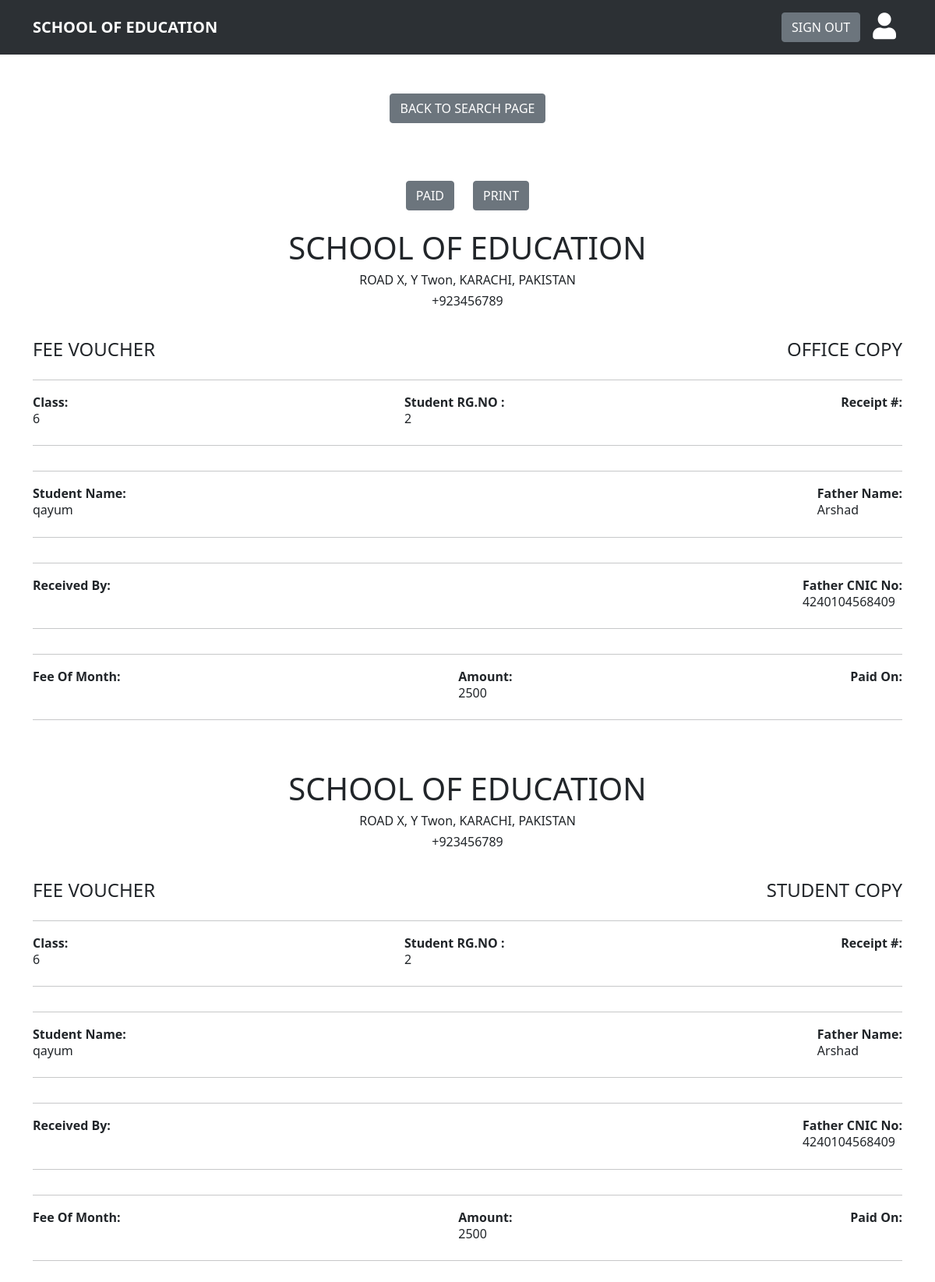
/fees_pay/voucher/2/6, run on the app's committed database.
### feesdata/models.py (models this page shows)
class Student_registration(models.Model):
    name = models.CharField('First Name', null=False, max_length=200)
    father_name = models.CharField('Father Name', null=False, max_length=200)
    father_cnic_no = models.CharField('Father CNIC no', null=False, max_length=15)
    grade = models.IntegerField('Class', null=False)
    father_contact_no = models.CharField('Father Contact no', null=False, max_length=12)
    email = models.EmailField('Email Address', blank=True)
    home_phone_no = models.CharField('Home Phone No', null=True, blank=True, max_length=15)
    address = models.TextField('Address')
    gender = models.CharField("Gender", null=False, max_length=6)
    image = models.ImageField(default='images/profile_pic.png', upload_to='images/')

class Fees_and_grades_details(models.Model):
    grade = models.IntegerField('Grade', null=False, )
    fees = models.IntegerField('Fees', null=False)
    total = models.IntegerField('Total no of student in class', null=False)

### feesdata/views.py (the view)
# urls.py: path('fees_pay/voucher/<int:id>/<int:grade>', views.voucher, name='voucher'),
def voucher(request, id, grade):
    if request.session.has_key:
        data = models.Student_registration.objects.all().filter(id=id)
        fee = models.Fees_and_grades_details.objects.all().filter(grade=grade)
        if request.POST:
            collector = models.Admin_registration.objects.values('user_Name').filter(id=request.session['user_id'])
            fee_pay = models.fees_collection(status="Paid", collected_by=collector)
            fee_pay.fee_id_id = id
            check = models.fees_collection.objects.all().filter(fee_id=id,
                                                                month=datetime.datetime.now().strftime("%B")
                                                                      + " " + datetime.datetime.now().strftime(
                                                                    "%Y")).count()
            if check < 1:
                fee_pay.save()
                collected = models.fees_collection.objects.all().filter(fee_id=id,
                                                                        month=datetime.datetime.now().strftime("%B")
                                                                              + " " + datetime.datetime.now().strftime(
                                                                            "%Y"))
                return render(request,'feesdata/pages/fee_voucher_generated.html',
                                     {'data': data, 'fee': fee, 'fees': collected})
            else:
                return HttpResponse("Fucking Error")
        else:
            return render(request, 'feesdata/pages/fee_voucher_generated.html', {'data': data, 'fee': fee})

### feesdata/templates/feesdata/pages/fee_voucher_generated.html (shortened to what this page needs)
<!DOCTYPE html>
<html lang="en">
<head>
{% load static %}
    <link rel="stylesheet" href="{% static 'style.css' %}">
    <link href="https://cdn.jsdelivr.net/npm/bootstrap@5.1.3/dist/css/bootstrap.min.css" rel="stylesheet">
    <link href="https://cdnjs.cloudflare.com/ajax/libs/font-awesome/5.13.0/css/all.min.css" rel="stylesheet">
</head>
<body>
  <nav class="navbar navbar-expand-lg">
        <div class="container">
          <a class="navbar-brand" href="index.html">SCHOOL OF EDUCATION</a>
            <ul class="navbar-nav ms-auto">
              <li class="nav-item">
                <a class="nav-link active" aria-current="page" href="signin.html">
                  <button type="button" class="btn btn-secondary">
                  SIGN OUT</button>
                </a>
              </li>
              <li class="nav-item">
                <a class="nav-link active" aria-current="page" href="profilepage.html">
                  <i class="fas fa-user" style="font-size: 34px;color:white;"></i>
                </a>
              </li>
            </ul>
        </div>
      </nav>
      <div style="display: flex; justify-content: center; margin-top: 50px;">
          <div>
              <a href="{% url 'fees_pay' %}">
                  <button class="btn btn-secondary">BACK TO SEARCH PAGE</button>
                </a>
            </div>
      </div>
<br>
      <div style="display: flex; justify-content: center; margin-top: 50px;">
          <div>
			{% for data in data %}
				<form method="post" action="{% url 'voucher' data.id data.grade %}">
						<button type="submit" class="btn btn-secondary">PAID</button>
				</form>
			{% endfor %}
            </div>
            <div style="margin-left: 2%">
              <a href="javascript:fee_paid_pdf()">
                  <button id="fee-paid" class="btn btn-secondary">PRINT</button>
                </a>
            </div>
      </div>
<br>
<section id="fee-voucher">
<div class="container" style="text-align: center;">
  <h1>SCHOOL OF EDUCATION</h1>
  <h6>ROAD X, Y Twon, KARACHI, PAKISTAN</h6>
  <h6>+923456789</h6>
</div>
<div class="container" style="display: flex; justify-content: space-between; flex-wrap: wrap;">
     <h4 class="dashboard-heading">FEE VOUCHER</h4>
     <h4 class="dashboard-heading">OFFICE COPY</h4>
</div>
<div class="container" style="display: flex; justify-content: space-between; flex-wrap: wrap;">
  <hr class="container">
  <div>
  {% for d in data %}
    <label style="font-weight: bolder;">Class:</label>
    <h6>{{d.grade}}</h6>
	{% endfor %}
  </div>
      <div>
	  {% for d in data %}
      <label style="font-weight: bolder;">Student RG.NO :</label>
      <h6>{{d.id}}</h6>
	  {% endfor %}
    </div>
  <div>
    <label style="font-weight: bolder;">Receipt #:</label>
  </div>
  <hr class="container">
  <hr class="container">
    <div>
	{% for d in data %}
      <label style="font-weight: bolder;">Student Name:</label>
      <h6>{{d.name}}</h6>
	  {% endfor %}
    </div>
    <div>
	{% for d in data %}
      <label style="font-weight: bolder;">Father Name:</label>
      <h6>{{d.father_name}}</h6>
	  {% endfor %}
    </div>
    <hr class="container">
    <hr class="container">
    <div>
      <label style="font-weight: bolder;">Received By:</label>
    </div>
    <div>
	{% for d in data %}
      <label style="font-weight: bolder;float:right;">Father CNIC No:</label>
      <h6>{{d.father_cnic_no}}</h6>
	  {% endfor %}
    </div>
  <hr class="container">
  <hr class="container">
    <div>
      <label style="font-weight: bolder;">Fee Of Month:</label>
    </div>
	<div>
	{% for f in fee %}
      <label style="font-weight: bolder;">Amount:</label>
      <h6>{{f.fees}}</h6>
	  {% endfor %}
    </div>
    <div>
      <label  style="font-weight: bolder;">Paid On:</label>
    </div>
  <hr class="container">
</div>
<br>
<br>
<div class="container" style="text-align: center;">
  <h1>SCHOOL OF EDUCATION</h1>
  <h6>ROAD X, Y Twon, KARACHI, PAKISTAN</h6>
  <h6>+923456789</h6>
</div>
<div class="container" style="display: flex; justify-content: space-between; flex-wrap: wrap;">
  <h4 class="dashboard-heading">FEE VOUCHER</h4>
  <h4 class="dashboard-heading">STUDENT COPY</h4>
</div>
<div class="container" style="display: flex; justify-content: space-between; flex-wrap: wrap;">
  <hr class="container">
  <div>
  {% for d in data %}
    <label style="font-weight: bolder;">Class:</label>
    <h6>{{d.grade}}</h6>
	{% endfor %}
  </div>
      <div>
	  {% for d in data %}
      <label style="font-weight: bolder;">Student RG.NO :</label>
      <h6>{{d.id}}</h6>
	  {% endfor %}
    </div>
  <div>
    <label style="font-weight: bolder;">Receipt #:</label>
  </div>
  <hr class="container">
  <hr class="container">
    <div>
	{% for d in data %}
      <label style="font-weight: bolder;">Student Name:</label>
      <h6>{{d.name}}</h6>
	  {% endfor %}
    </div>
    <div>
	{% for d in data %}
      <label style="font-weight: bolder;">Father Name:</label>
      <h6>{{d.father_name}}</h6>
	  {% endfor %}
    </div>
    <hr class="container">
    <hr class="container">
    <div>
      <label style="font-weight: bolder;">Received By:</label>
    </div>
    <div>
	{% for d in data %}
      <label style="font-weight: bolder;float:right;">Father CNIC No:</label>
      <h6>{{d.father_cnic_no}}</h6>
	  {% endfor %}
    </div>
  <hr class="container">
  <hr class="container">
    <div>
      <label style="font-weight: bolder;float:right;">Fee Of Month:</label>
    </div>
	<div>
	{% for f in fee %}
      <label style="font-weight: bolder;">Amount:</label>
      <h6>{{f.fees}}</h6>
	  {% endfor %}
    </div>
    <div>
      <label  style="font-weight: bolder;">Paid On:</label>
    </div>
  <hr class="container">
</div>
<br>
</section>
</body>
</html>

### feesdata/static/style.css (style rules this page uses)
.navbar { background-color: #2c3034; }
.navbar-brand { font-weight: 900; color: white; }
.dashboard-heading { margin-top: 30px; }

### data on the page
Student_registration: grade "6", id "2", name "qayum", father_name "Arshad", father_cnic_no "4240104568409"
Fees_and_grades_details: fees "2500"
